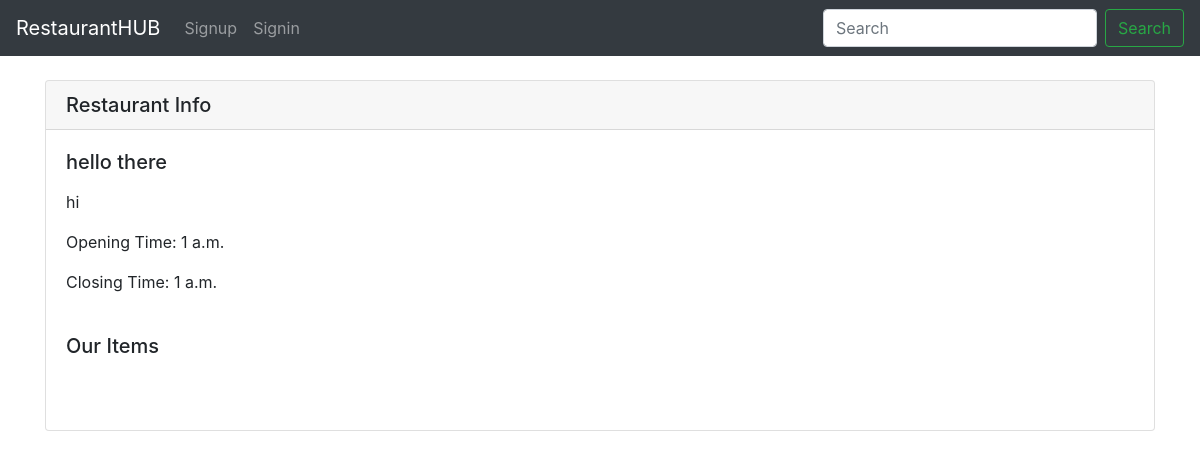
/restaurants/9/detail/, run on the app's committed database.
### restaurants/models.py (models this page shows, shortened)
class Restaurant(models.Model):
    owner = models.ForeignKey(User, default=1, on_delete=models.CASCADE)
    name = models.CharField(max_length=120)
    description = models.TextField()
    opening_time = models.TimeField()
    closing_time = models.TimeField()
    logo = models.ImageField(upload_to='restaurant_logos', null=True, blank=True)

### restaurants/views.py (the view)
# urls.py: path('restaurants/<int:restaurant_id>/detail/',views.restaurant_detail ,name='restaurant-detail'),
def restaurant_detail(request, restaurant_id):
    restaurant = Restaurant.objects.get(id=restaurant_id)
    items = Item.objects.filter(restaurant=restaurant)
    context = {
        "restaurant": restaurant,
        "items": items,
    }
    return render(request, 'detail.html', context)

### restaurants/templates/detail.html (shortened to what this page needs)
{% extends "base.html" %}
{% block content %}
<br>
<div class="card">
  <h5 class="card-header">Restaurant Info</h5>
  <div class="card-body">
    <h5 class="card-title">{{restaurant.name}}</h5>
    <p class="card-text">{{restaurant.description|linebreaks}}</p>
    <p class="card-text">Opening Time: {{restaurant.opening_time}}</p>
    <p class="card-text">Closing Time: {{restaurant.closing_time}}</p>
  </div>
  <div class="card-body">
    <h5 class="card-title">Our Items</h5>
  </div>
  <div class="card-body">
  </div>
</div>
{% endblock content %}

### data on the page
Restaurant: name "hello there", description "hi", opening_time "1 a.m.", closing_time "1 a.m."
